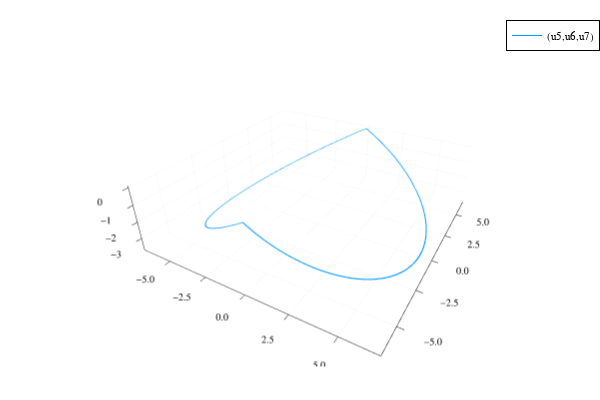

The notebook cell saved with this chart:
### Code cell
#ToDo: Make a meshcat animation of the T-wrench here
plot(sol_q, vars=(5,6,7))

### Figure 1 — Plotly figure (JSON) as saved in the notebook; plotly's stock layout.template omitted (floating-point values rounded to 4 significant figures; data arrays with more than 128 entries replaced by an {"elided": "..."} marker saying what was removed)
{"data": [{"colorbar": {"title": ""}, "legendgroup": "(u5,u6,u7)", "line": {"color": "rgba(0, 154, 250, 1.000)", "dash": "solid", "shape": "linear", "width": 1}, "mode": "lines", "name": "(u5,u6,u7)", "scene": "scene", "showlegend": true, "type": "scatter3d", "x": {"elided": "3030 float values"}, "xaxis": "x", "y": {"elided": "3030 float values"}, "yaxis": "y", "z": {"elided": "3030 float values"}, "zaxis": "z", "zmax": null, "zmin": null}], "layout": {"annotations": [], "height": 400, "legend": {"bgcolor": "rgba(255, 255, 255, 1.000)", "bordercolor": "rgba(0, 0, 0, 1.000)", "borderwidth": 1, "font": {"color": "rgba(0, 0, 0, 1.000)", "family": "sans-serif", "size": 11}, "title": {"font": {"color": "rgba(0, 0, 0, 1.000)", "family": "sans-serif", "size": 15}, "text": ""}, "tracegroupgap": 0, "traceorder": "normal", "x": 1, "xanchor": "auto", "y": 1, "yanchor": "auto"}, "margin": {"b": 20, "l": 0, "r": 0, "t": 20}, "paper_bgcolor": "rgba(255, 255, 255, 1.000)", "plot_bgcolor": "rgba(255, 255, 255, 1.000)", "scene": {"camera": {"eye": {"x": 1.126, "y": -1.95, "z": 1.3}}, "domain": {"x": [0.06582, 0.9934], "y": [0.03762, 0.9902]}, "xaxis": {"gridcolor": "rgba(0, 0, 0, 0.100)", "gridwidth": 0.5, "linecolor": "rgba(0, 0, 0, 1.000)", "mirror": false, "range": [-6.954, 6.953], "showgrid": true, "showline": true, "showticklabels": true, "tickangle": 0, "tickcolor": "rgb(0, 0, 0)", "tickfont": {"color": "rgba(0, 0, 0, 1.000)", "family": "sans-serif", "size": 11}, "tickmode": "array", "ticks": "inside", "ticktext": ["−5.0", "−2.5", "0.0", "2.5", "5.0"], "tickvals": [-5, -2.5, 0, 2.5, 5], "title": "", "titlefont": {"color": "rgba(0, 0, 0, 1.000)", "family": "sans-serif", "size": 15}, "type": "-", "visible": true, "zeroline": false, "zerolinecolor": "rgba(0, 0, 0, 1.000)"}, "yaxis": {"gridcolor": "rgba(0, 0, 0, 0.100)", "gridwidth": 0.5, "linecolor": "rgba(0, 0, 0, 1.000)", "mirror": false, "range": [-6.701, 6.702], "showgrid": true, "showline": true, "showticklabels": true, "tickangle": 0, "tickcolor": "rgb(0, 0, 0)", "tickfont": {"color": "rgba(0, 0, 0, 1.000)", "family": "sans-serif", "size": 11}, "tickmode": "array", "ticks": "inside", "ticktext": ["−5.0", "−2.5", "0.0", "2.5", "5.0"], "tickvals": [-5, -2.5, 0, 2.5, 5], "title": "", "titlefont": {"color": "rgba(0, 0, 0, 1.000)", "family": "sans-serif", "size": 15}, "type": "-", "visible": true, "zeroline": false, "zerolinecolor": "rgba(0, 0, 0, 1.000)"}, "zaxis": {"gridcolor": "rgba(0, 0, 0, 0.100)", "gridwidth": 0.5, "linecolor": "rgba(0, 0, 0, 1.000)", "mirror": false, "range": [-3.759, 0.1076], "showgrid": true, "showline": true, "showticklabels": true, "tickangle": 0, "tickcolor": "rgb(0, 0, 0)", "tickfont": {"color": "rgba(0, 0, 0, 1.000)", "family": "sans-serif", "size": 11}, "tickmode": "array", "ticks": "inside", "ticktext": ["−3", "−2", "−1", "0"], "tickvals": [-3, -2, -1, 0], "title": "", "titlefont": {"color": "rgba(0, 0, 0, 1.000)", "family": "sans-serif", "size": 15}, "type": "-", "visible": true, "zeroline": false, "zerolinecolor": "rgba(0, 0, 0, 1.000)"}}, "showlegend": true, "width": 600}}
